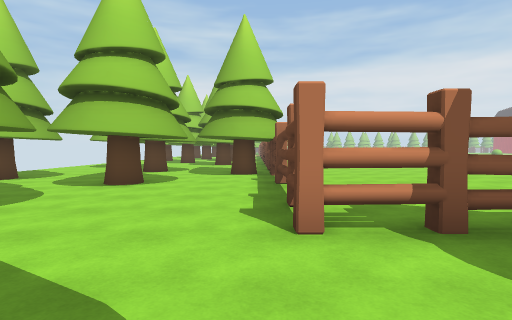
view 1 (above)

18 first-person views from a walk through a Unity game level. The camera is 1.4 m above the floor, tilts 2° down and sees 80° across. The floor is counted in squares, 2 m on a side. Each view is taken from the middle of a square. On the plan, view 1 faces up. The plan holds only what a view shows up to about 10 squares ahead; the rest is blank. The place goes on beyond the plan. The player is left out. Some animated figures are not drawn. Some surface patterns are stand-ins.

view 2
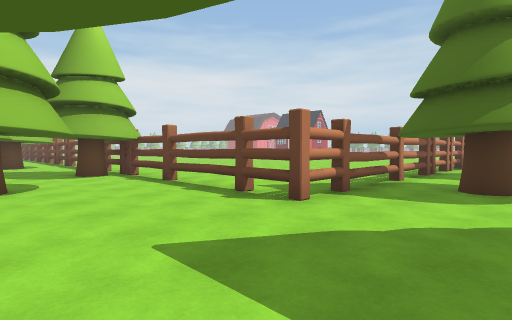

view 3
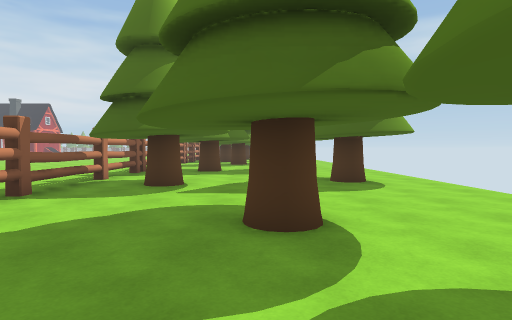

view 4
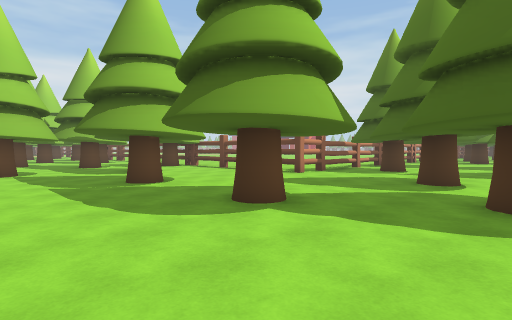

view 5
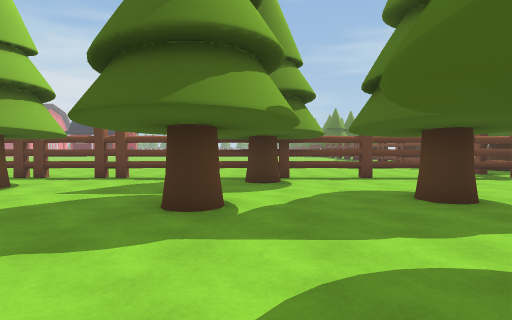

view 6
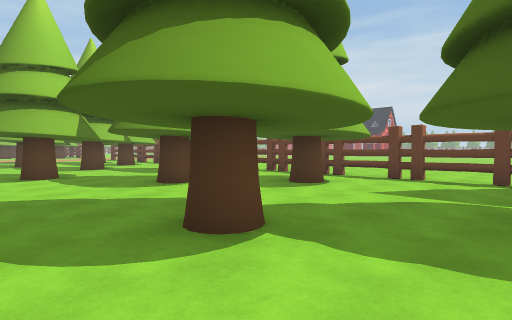

view 7
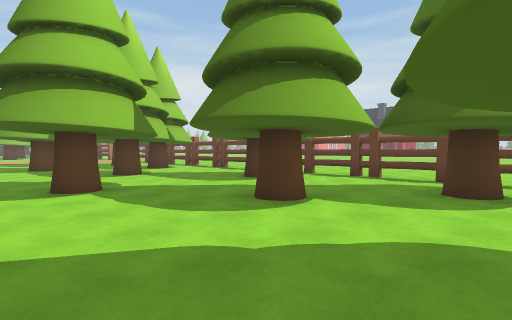

view 8
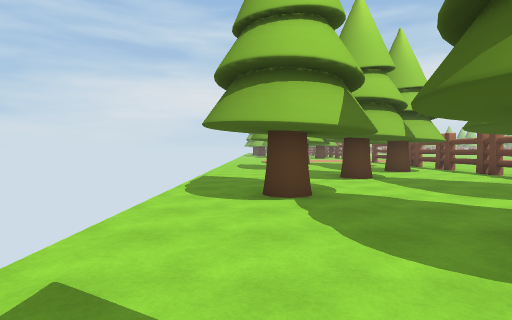

view 9
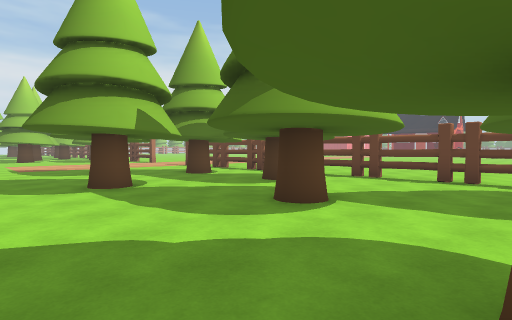

view 10
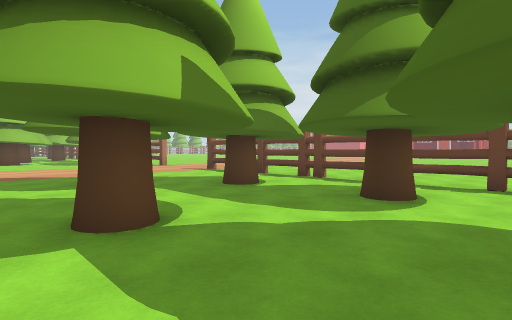

view 11
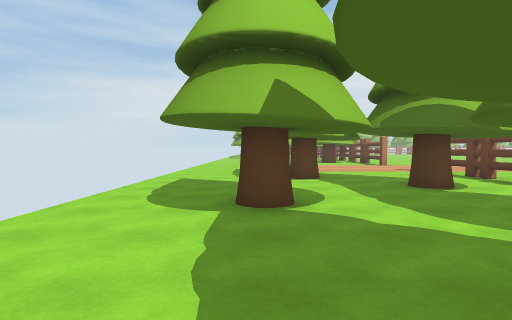

view 12
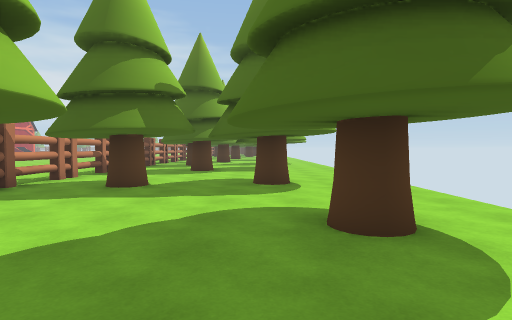

view 13
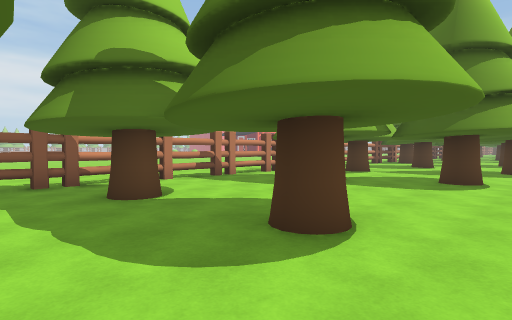

view 14
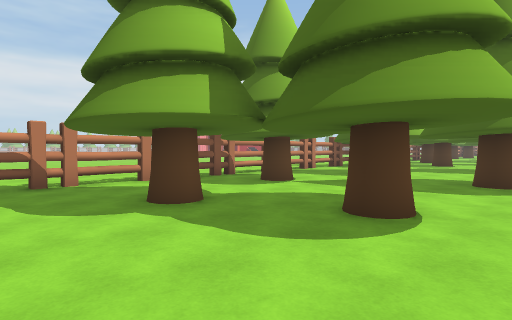

view 15
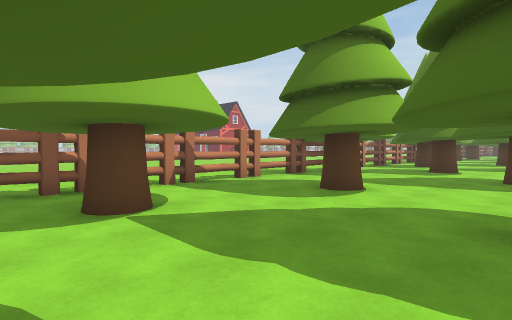

view 16
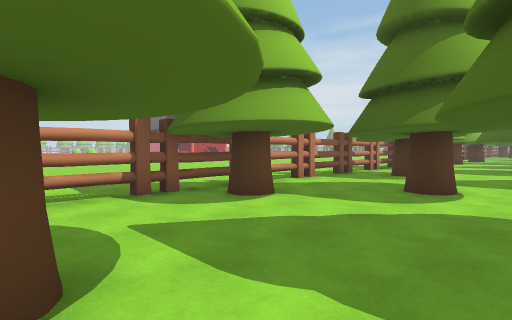

view 17
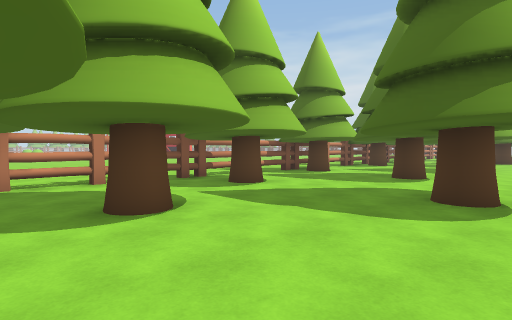

view 18
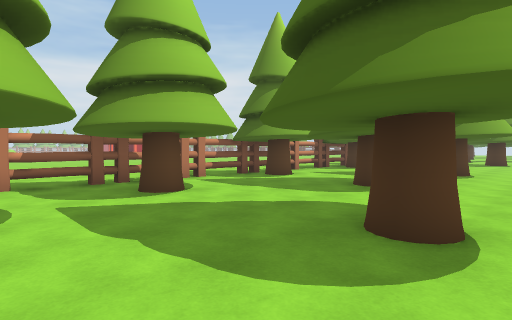

### Floor plan
Key: @ floor where view 1 was taken; # wall or solid block; x gap in a wall; . floor; = window, fence, low wall or low ledge; T thing the floor can be seen under or through; F fence.
Columns run from 7 left of view 1 to 32 right of it. Each row starts with its distance up from view 1.
 28 .......T..
 27 .....#.T...
 26 .......T...
 25 ..#.....T...
 24 ......xT....
 23 .......T....
 22 ...#...T....
 21 .......T....
 20 .......T....
 19 .#....# T
 18 .......##.
 17 ........#..
 16 ...#....T..
 15 ........T..
 14 .....#..T...
 13 ........T...
 12 ..#.....T...
 11 ........T...
 10 ....#..TT....
  9 .......T.....              ..
  8  ......T......             ..
  7  #.....T......
  6  ...#..T.....
  5  ......T........ .....        ......
  4  .......T.............................
  3  ..#....FT=====#=#=#=#=#=#=#=#=#=#=#=#=
  2 ......................................#.
  1 ..........#...#......#............#.....
  0 ...#...@..........#......#.....#........
 -1 .......#.............................#..
 -2 ..............#.........................
 -3 .....#.....#.......#...#..  #.....#.....
 -4        ...............       ........

Positions as (right, up) in squares from view 1, and headings:
1: (0, 0), facing up
2: (-3, 0), facing up-right
3: (-3, -1), facing right
4: (-7, -3), facing up-right
5: (-7, 9), facing right
6: (-7, 10), facing up-right
7: (-7, 13), facing up-right
8: (-6, 14), facing up
9: (-7, 19), facing up-right
10: (-6, 22), facing up-right
11: (-5, 21), facing up
12: (1, -2), facing right
13: (5, -4), facing up-right
14: (9, -4), facing up-right
15: (13, -3), facing up-right
16: (18, -2), facing up-right
17: (22, -4), facing up-right
18: (24, -4), facing up-right
